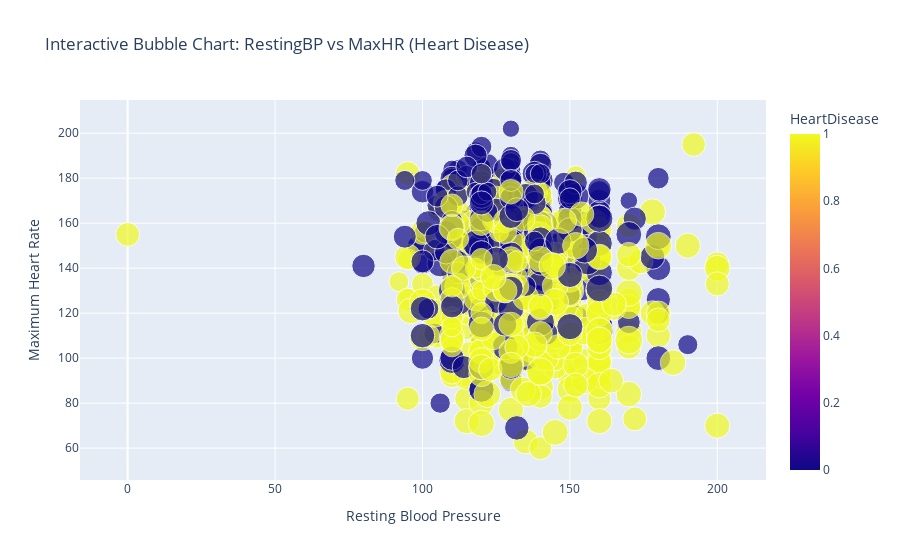

The cell this chart's notebook holds for it:
### Markdown cell above
##### This Plotly line chart visualizes the relationship between Resting Blood Pressure (RestingBP) and Heart Disease occurrences.
##### X-axis (RestingBP) → Displays different Resting Blood Pressure levels. 
##### Y-axis (HeartDisease) → Shows the total number of individuals diagnosed with Heart Disease at each blood pressure level.

### Code cell
# create a Bubble Chart using RestingBP, MaxHR, and Heart Disease
fig = px.scatter(dfraw, x="RestingBP", y="MaxHR", size="Age", color="HeartDisease",
                 hover_name="HeartDisease", title="Interactive Bubble Chart: RestingBP vs MaxHR (Heart Disease)",
                 labels={"RestingBP": "Resting Blood Pressure", "MaxHR": "Maximum Heart Rate", "Age": "Age"})
fig.show()

### Figure 1 — Plotly figure (JSON) as saved in the notebook; plotly's stock layout.template omitted (floating-point values rounded to 4 significant figures; data arrays with more than 128 entries replaced by an {"elided": "..."} marker saying what was removed)
{"data": [{"hovertemplate": "<b>%{hovertext}</b><br><br>Resting Blood Pressure=%{x}<br>Maximum Heart Rate=%{y}<br>Age=%{marker.size}<br>HeartDisease=%{marker.color}<extra></extra>", "hovertext": {"elided": "918 int values"}, "legendgroup": "", "marker": {"color": {"elided": "918 int values"}, "coloraxis": "coloraxis", "size": {"elided": "918 int values"}, "sizemode": "area", "sizeref": 0.1925, "symbol": "circle"}, "mode": "markers", "name": "", "orientation": "v", "showlegend": false, "type": "scatter", "x": {"elided": "918 int values"}, "xaxis": "x", "y": {"elided": "918 int values"}, "yaxis": "y"}], "layout": {"autosize": true, "coloraxis": {"colorbar": {"title": {"text": "HeartDisease"}}, "colorscale": [[0, "#0d0887"], [0.1111, "#46039f"], [0.2222, "#7201a8"], [0.3333, "#9c179e"], [0.4444, "#bd3786"], [0.5556, "#d8576b"], [0.6667, "#ed7953"], [0.7778, "#fb9f3a"], [0.8889, "#fdca26"], [1, "#f0f921"]]}, "legend": {"itemsizing": "constant", "tracegroupgap": 0}, "title": {"text": "Interactive Bubble Chart: RestingBP vs MaxHR (Heart Disease)"}, "xaxis": {"anchor": "y", "autorange": true, "domain": [0, 1], "range": [-15.01, 215.3], "title": {"text": "Resting Blood Pressure"}, "type": "linear"}, "yaxis": {"anchor": "x", "autorange": true, "domain": [0, 1], "range": [37.73, 221.0], "title": {"text": "Maximum Heart Rate"}, "type": "linear"}}}
